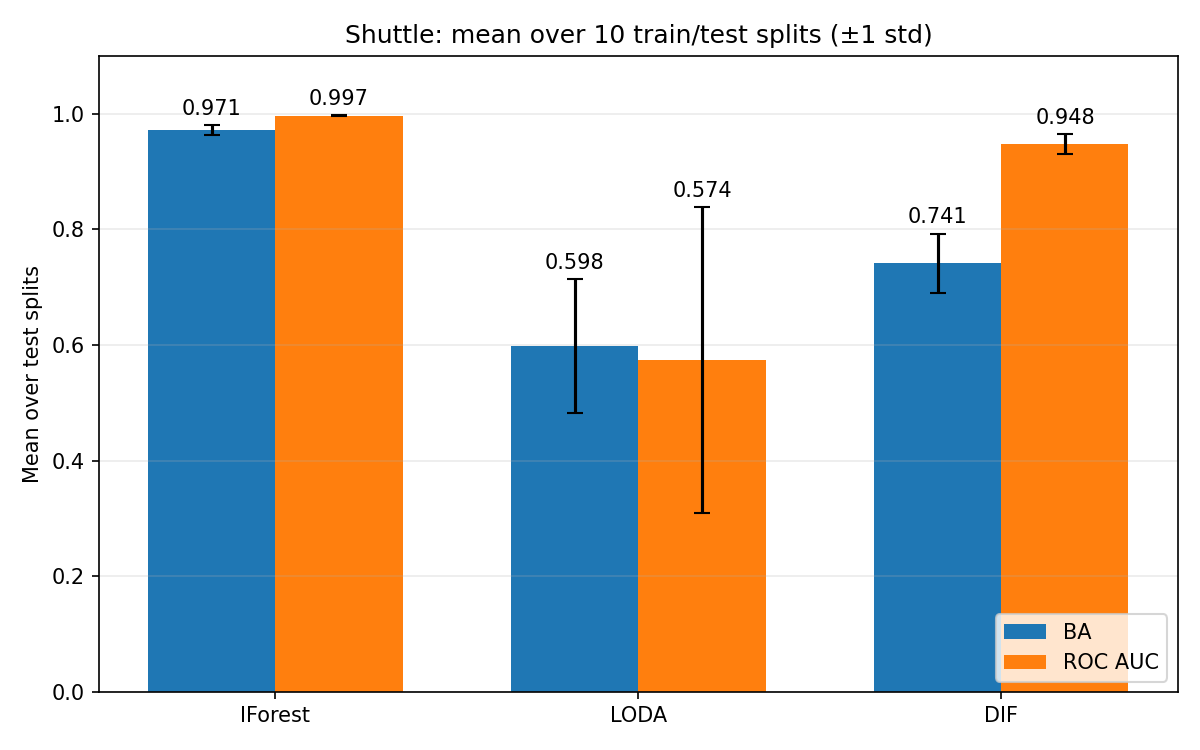

This chart was generated by the following Python code:
import time
import warnings
from pathlib import Path
from typing import Callable

import matplotlib

matplotlib.use("Agg")
import matplotlib.pyplot as plt
import numpy as np
from pyod.models.dif import DIF
from pyod.models.iforest import IForest
from pyod.models.loda import LODA
from pyod.utils.utility import standardizer
from scipy.io import loadmat
from sklearn.metrics import balanced_accuracy_score, roc_auc_score
from sklearn.model_selection import train_test_split


DATASET_PATH = Path(__file__).parent / "shuttle.mat"
TEST_SIZE = 0.4
N_SPLITS = 10

DIF_ENSEMBLE_SIZE = 10
warnings.filterwarnings("ignore", message=".*pin_memory.*")


def load_shuttle_dataset() -> tuple[np.ndarray, np.ndarray]:
    if not DATASET_PATH.exists():
        raise FileNotFoundError(f"Dataset not found: {DATASET_PATH}")
    data = loadmat(DATASET_PATH)
    X = np.asarray(data["X"], dtype=float)
    y = np.asarray(data["y"]).ravel().astype(int)
    return X, y


def model_factories(
    contamination: float,
    seed: int
) -> dict[str, Callable[[], object]]:
    return {
        "IForest": lambda: IForest(
            contamination=contamination,
            random_state=seed
        ),
        "LODA": lambda: LODA(
            contamination=contamination,
            random_state=seed
        ),
        "DIF": lambda: DIF(
            contamination=contamination,
            n_ensemble=DIF_ENSEMBLE_SIZE,
            random_state=seed,
        ),
    }


def evaluate_split(
    X: np.ndarray,
    y: np.ndarray,
    seed: int
) -> dict[str, tuple[float, float]]:
    X_train, X_test, y_train, y_test = train_test_split(
        X, y, 
        test_size=TEST_SIZE, 
        random_state=seed, 
        stratify=y
    )
    X_train, X_test = standardizer(X_train, X_test)
    contamination = float(y_train.mean())

    results = {}
    for name, factory in model_factories(contamination, seed).items():
        model = factory()
        model.fit(X_train)
        balanced_accuracy = balanced_accuracy_score(y_test, model.predict(X_test))
        roc_auc = roc_auc_score(y_test, model.decision_function(X_test))
        results[name] = (balanced_accuracy, roc_auc)
    return results


def plot_results(results: dict[str, np.ndarray]) -> None:
    names = list(results)
    metrics = np.stack([results[name] for name in names])
    means = metrics.mean(axis=1)
    stds = metrics.std(axis=1)

    positions = np.arange(len(names))
    width = 0.35
    figure, axes = plt.subplots(figsize=(8, 5))
    for offset, (label, column) in zip((-width / 2, width / 2), (("BA", 0), ("ROC AUC", 1))):
        bars = axes.bar(
            positions + offset,
            means[:, column],
            width,
            yerr=stds[:, column],
            capsize=4,
            label=label,
        )
        axes.bar_label(bars, fmt="%.3f", padding=3)
    
    axes.set_xticks(positions, names)
    axes.set_ylim(0, 1.1)
    axes.set_ylabel("Mean over test splits")
    axes.set_title(f"Shuttle: mean over {N_SPLITS} train/test splits (±1 std)")
    axes.legend(loc="lower right")
    axes.grid(axis="y", alpha=0.25)
    figure.tight_layout()
    figure.savefig(Path(__file__).with_name("ex3.png"), dpi=150)
    plt.close(figure)


def main() -> None:
    X, y = load_shuttle_dataset()
    print(f"shuttle: X {X.shape}, outlier rate {y.mean():.4f}")

    per_split: dict[str, list[tuple[float, float]]] = {}
    for seed in range(N_SPLITS):
        start = time.perf_counter()
        split_results = evaluate_split(X, y, seed)
        
        for name, values in split_results.items():
            per_split.setdefault(name, []).append(values)
        
        summary = ", ".join(
            f"{name} BA={ba:.3f} AUC={auc:.3f}"
            for name, (ba, auc) in split_results.items()
        )
        print(f"split {seed + 1:2d} ({time.perf_counter() - start:5.1f}s): {summary}")

    results = {name: np.array(values) for name, values in per_split.items()}
    print(f"\nMean over {N_SPLITS} splits:")
    print(f"{'Model':<8} {'BA':>14} {'ROC AUC':>14}")
    for name, values in results.items():
        mean, std = values.mean(axis=0), values.std(axis=0)
        print(
            f"{name:<8} {mean[0]:.4f} ± {std[0]:.4f} {mean[1]:.4f} ± {std[1]:.4f}"
        )
    plot_results(results)


if __name__ == "__main__":
    main()
